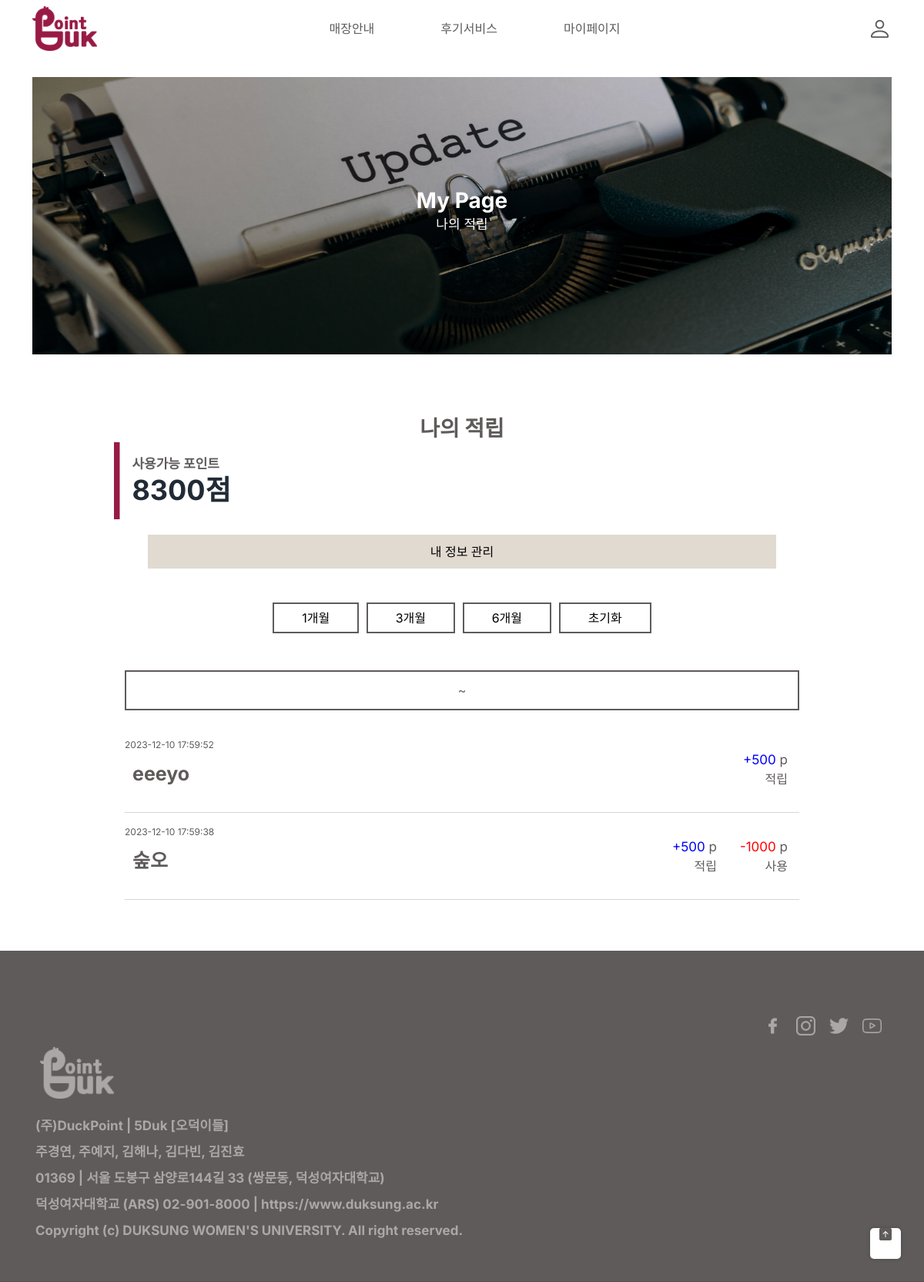
Screenshot of /mypage/ with the database file from the repository.
### dp/models.py (models this page shows, shortened)
class Payment(models.Model):  # 결제 정보
    user = models.ForeignKey(User, on_delete=models.CASCADE)  # 결제한 사용자
    store = models.ForeignKey('Store', on_delete=models.CASCADE)  # 구매한 가게 정보와 가게의 discount 가져오기
    menu_item = models.ForeignKey('Menu', on_delete=models.CASCADE)  # 구매한 상품
    user_points = models.PositiveIntegerField(default=0)  # 보유한 포인트
    points_used = models.PositiveIntegerField(default=0)  # 사용한 포인트
    total_amount = models.PositiveIntegerField(default=0)  # 총 결제 금액
    payment_date = models.DateTimeField(auto_now_add=True)  # 결제한 날짜 자동 저장
    """
    def save(self, *args, **kwargs):
        self.points_used = min(self.points_used, self.user_points)

        # Calculate total_amount based on menu_item's price, points_used, and store's discount.
        if not self.total_amount:
            menu_price = self.menu_item.price
            discount = self.store.discount  # Assuming 'discount' is a field in the Store model
            self.total_amount = max(0, menu_price - self.points_used - discount)

        super().save(*args, **kwargs)
    """

class User(AbstractUser):
    email = models.CharField(max_length=300, unique=True)
    password = models.CharField(max_length=400)
    points = models.PositiveIntegerField(default=0)
    name = models.CharField(max_length=150, default='')
    last_login = models.DateTimeField(auto_now=True, null=True, blank=True)
    username = None
    objects = CustomUserManager()
    REQUIRED_FIELDS = []
    USERNAME_FIELD = 'email'

class Store(models.Model):  # 가게 정보
    name = models.CharField(max_length=200)  # 가게 이름
    location = models.CharField(max_length=400)  # 위치
    phone = models.CharField(max_length=30, blank=True, null=True)  # 전화번호
    is_cafe = models.BooleanField()  # True -> 카페, False -> 레스토랑
    image = models.ImageField(upload_to='dp/store_images/%Y/%m/%d', blank=True, null=True)  # 가게 이미지, pip install pillow 필수
    discount = models.PositiveIntegerField(default=0)  # 할인 정보
    latitude = models.FloatField(default=0.0)
    longitude = models.FloatField(default=0.0)

### dp/views.py (the view)
# urls.py: path('mypage/', MyPageView.as_view(), name='mypage'),
class MyPageView(View):
    template_name = 'dp/mypage.html'
    def get(self, request, *args, **kwargs):
        user_points = 8300
        payments = Payment.objects.all().order_by('-payment_date')  # 결제 날짜 기준 내림차순 정렬
        reversed_payments = reversed(payments)
        context = {
            'user_points': user_points,
            'payments': payments,
        }
        return render(request, self.template_name, {'payments': payments})

### dp/templates/dp/mypage.html (shortened to what this page needs)
<link rel="stylesheet" href="https://maxcdn.bootstrapcdn.com/bootstrap/4.0.0/css/bootstrap.min.css">
<link rel="stylesheet" href="https://cdnjs.cloudflare.com/ajax/libs/bootstrap-datepicker/1.9.0/css/bootstrap-datepicker.min.css">
{% extends 'dp/base.html' %}
{% block main-area %}
    {% load static %}
    <div class="hero">
        <div class="hero_text">
            <h3 style="color: #FFFFFF; "> My Page </h3>
            <p>나의 적립</p>
        </div>
    </div>
    <div class="main-content-title">
        <h3>나의 적립</h3>
    </div>
    <div class="main-content">
    <div class="mypoint">
    <img class="line" src="{% static 'assets/images/icon/line.png' %}" alt="line">
        <div class = "point-text">
        <p class="mypoint-text" style="color: #5F5B5B;font-weight: bold; display: inline;">사용가능 포인트<br></p>
            {% if payments %}
        <h2 style="text-align: left;">{{ payments.0.user.points }}점</h2>
            {% endif %}
        </div>
</div>
    </div>
    <div class="setting-button">
        <a href="{% url 'mypage_detail_1' %}"><button type="button">내 정보 관리</button></a>
    </div>
    <div class="date-buttons">
        <button type="button" onclick="setMonthFilter(1)">1개월</button>
        <button type="button" onclick="setMonthFilter(3)">3개월</button>
        <button type="button" onclick="setMonthFilter(6)">6개월</button>
        <button type="button" onclick="clearDateFilter()">초기화</button>
    </div>
    <div class="DateSelector_view-date__ni2D4 rounded-box">
        {{ start_date|default:"" }} ~ {{ end_date|default:"" }}
    </div>
<div class="view">
    {% for payment in payments %}
        <div class="payment-item">
            <div class="payment-details">
                <div class="payment-date" style="font-size: 12px;">{{ payment.payment_date|date:"Y-m-d H:i:s" }}</div>
                <div class="store-name" style="font-weight: bold;">{{ payment.store.name }}</div>
            </div>
                <div class="view-pointsave">
                    <div class="payment-reward">
                        <p class="reward-points">+{{ payment.store.discount }} <span class="reward-label">p</span></p>
                        <span class="reward-label">적립</span>
                    </div>
                </div>
            {% if payment.points_used > 0 %}
                <div class="view-pointuse">
                    <div class="payment-use">
                        <p class="use-points">-{{ payment.points_used }} <span class="use-label">p</span></p>
                        <span class="use-label">사용</span>
                    </div>
                </div>
            {% endif %}
        </div>
        <hr class="payment-separator">
    {% endfor %}
</div>
 {% endblock %}

### dp/static/assets/css/ud-styles.css (style rules this page uses)
:root { --font: "Inter", sans-serif; --body-color: #637381; --heading-color: #212b36; --primary-color: #ffffff; --white: #ffffff; }
body { font-family: var(--font); font-weight: normal; font-style: normal; color: var(--body-color); overflow-x: hidden; }
* { margin: 0; padding: 0; -webkit-box-sizing: border-box; box-sizing: border-box; }
img { max-width: 7%; }
a, button, input, textarea { -webkit-transition: all 0.3s ease-out 0s; transition: all 0.3s ease-out 0s; }
a, a:focus, input:focus, textarea:focus, button:focus, .navbar-toggler:focus { text-decoration: none; outline: none; -webkit-box-shadow: none; box-shadow: none; }
i, span, a { display: inline-block; }
audio, canvas, iframe, img, svg, video { vertical-align: middle; }
h1, h2, h3, h4, h5, h6 { font-weight: 700; color: var(--heading-color); margin: 0px; }
h2 { font-size: 36px; }
h3 { font-size: 28px; }
p { font-size: 17px; font-weight: 400; line-height: 26px; color: #FFFFFF; margin: 0px; }

### rows the page displays
Payment: user.points "8300", payment_date "2023-12-10 17:59:52", store.name "eeeyo", store.discount "500"
Payment: payment_date "2023-12-10 17:59:38", store.name "숲오", store.discount "500", points_used "1000"
